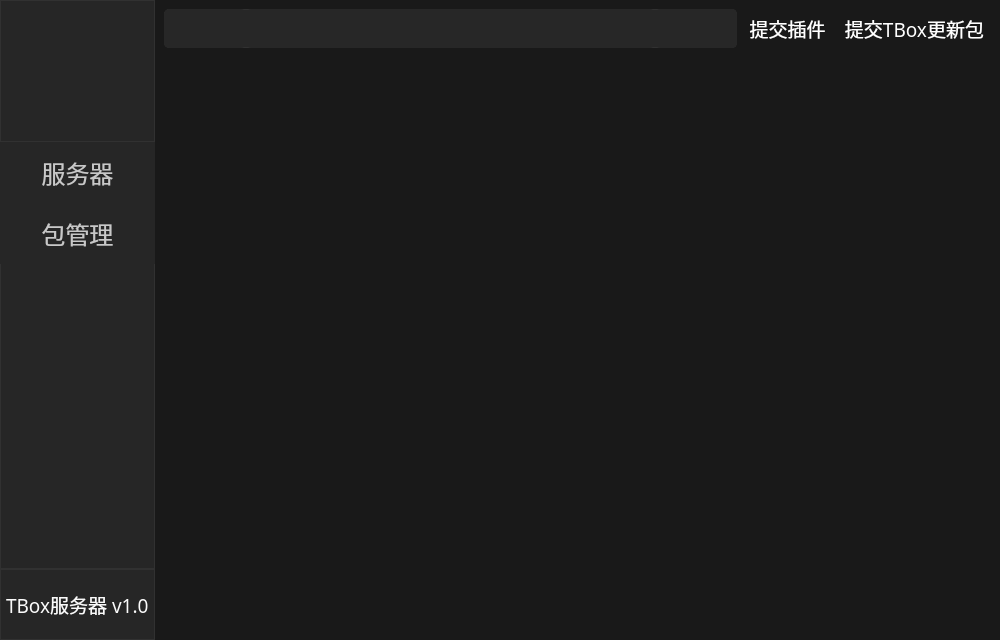
<?xml version="1.0" encoding="UTF-8"?>
<ui version="4.0">
 <class>Widget</class>
 <widget class="QWidget" name="Widget">
  <property name="geometry">
   <rect>
    <x>0</x>
    <y>0</y>
    <width>1000</width>
    <height>640</height>
   </rect>
  </property>
  <property name="windowTitle">
   <string>TBox服务器</string>
  </property>
  <property name="styleSheet">
   <string notr="true">QWidget{
	background-color: rgb(38, 38, 38);
}
QScrollBar:vertical{
	border: none;
	width:8px;
	margin: 0 0 0 0;
	background: transparent;
}
QScrollBar::handle:vertical{
	background: rgb(200, 200, 200);
	border-radius:4px;
}
QScrollBar::handle:vertical:hover{
	background: rgb(240, 240, 240);
	border-radius:4px;
}
QScrollBar::handle:vertical:pressed{
	background: rgb(255, 120, 10);
	border-radius:4px;
}
QScrollBar::add-page,QScrollBar::sub-page:vertical{
	background: transparent;
}
QScrollBar::add-line,QScrollBar::sub-line:vertical{
	background: transparent;
}
QScrollBar:horizontal{
	border: none;
	height:8px;
	margin: 0 0 0 0;
	background: transparent;
}
QScrollBar::handle:horizontal{
	background: rgb(200, 200, 200);
	border-radius:4px;
}
QScrollBar::handle:horizontal:hover{
	background: rgb(240, 240, 240);
	border-radius:4px;
}
QScrollBar::handle:horizontal:pressed{
	background: rgb(255, 120, 10);
	border-radius:4px;
}
QScrollBar::add-page,QScrollBar::sub-page:horizontal{
	background: transparent;
}
QScrollBar::add-line,QScrollBar::sub-line:horizontal{
	background: transparent;
}</string>
  </property>
  <layout class="QHBoxLayout" name="horizontalLayout" stretch="1,15">
   <property name="spacing">
    <number>0</number>
   </property>
   <property name="leftMargin">
    <number>0</number>
   </property>
   <property name="topMargin">
    <number>0</number>
   </property>
   <property name="rightMargin">
    <number>0</number>
   </property>
   <property name="bottomMargin">
    <number>0</number>
   </property>
   <item>
    <widget class="QWidget" name="sideWidget" native="true">
     <property name="styleSheet">
      <string notr="true">QWidget{
	border:1px solid rgb(49,49,49);
}
QLabel{
	color: rgb(250, 250, 250);
}</string>
     </property>
     <layout class="QVBoxLayout" name="verticalLayout_2" stretch="2,6,1">
      <property name="spacing">
       <number>0</number>
      </property>
      <property name="leftMargin">
       <number>0</number>
      </property>
      <property name="topMargin">
       <number>0</number>
      </property>
      <property name="rightMargin">
       <number>0</number>
      </property>
      <property name="bottomMargin">
       <number>0</number>
      </property>
      <item>
       <widget class="QToolButton" name="logoButton">
        <property name="sizePolicy">
         <sizepolicy hsizetype="Preferred" vsizetype="Preferred">
          <horstretch>0</horstretch>
          <verstretch>0</verstretch>
         </sizepolicy>
        </property>
        <property name="text">
         <string/>
        </property>
        <property name="icon">
         <iconset resource="res.qrc">
          <normaloff>:/resource/logo.png</normaloff>:/resource/logo.png</iconset>
        </property>
        <property name="iconSize">
         <size>
          <width>120</width>
          <height>120</height>
         </size>
        </property>
        <property name="autoRaise">
         <bool>true</bool>
        </property>
       </widget>
      </item>
      <item>
       <widget class="QWidget" name="buttons" native="true">
        <property name="styleSheet">
         <string notr="true">QPushButton{
	border:none;
	color: rgb(200, 200, 200);
}
QPushButton:hover{
	border:none;
	color: rgb(220, 220, 220);
}
QPushButton:disabled{
	color:rgb(250,250,250);
	background-color:rgb(64,64,64);
	border-left:2px solid rgb(0,129,255);
	border-top-right-radius:5px;
	border-bottom-right-radius:5px;
}</string>
        </property>
        <layout class="QVBoxLayout" name="verticalLayout_3" stretch="1,1,5">
         <property name="spacing">
          <number>0</number>
         </property>
         <property name="leftMargin">
          <number>0</number>
         </property>
         <property name="topMargin">
          <number>0</number>
         </property>
         <property name="rightMargin">
          <number>0</number>
         </property>
         <property name="bottomMargin">
          <number>0</number>
         </property>
         <item>
          <widget class="QPushButton" name="serveButton">
           <property name="sizePolicy">
            <sizepolicy hsizetype="Preferred" vsizetype="Preferred">
             <horstretch>0</horstretch>
             <verstretch>0</verstretch>
            </sizepolicy>
           </property>
           <property name="font">
            <font>
             <family>宋体</family>
             <pointsize>18</pointsize>
            </font>
           </property>
           <property name="text">
            <string>服务器</string>
           </property>
          </widget>
         </item>
         <item>
          <widget class="QPushButton" name="manageButton">
           <property name="sizePolicy">
            <sizepolicy hsizetype="Preferred" vsizetype="Preferred">
             <horstretch>0</horstretch>
             <verstretch>0</verstretch>
            </sizepolicy>
           </property>
           <property name="font">
            <font>
             <family>宋体</family>
             <pointsize>18</pointsize>
            </font>
           </property>
           <property name="text">
            <string>包管理</string>
           </property>
          </widget>
         </item>
         <item>
          <spacer name="verticalSpacer">
           <property name="orientation">
            <enum>Qt::Vertical</enum>
           </property>
           <property name="sizeHint" stdset="0">
            <size>
             <width>20</width>
             <height>40</height>
            </size>
           </property>
          </spacer>
         </item>
        </layout>
       </widget>
      </item>
      <item>
       <widget class="QLabel" name="label">
        <property name="font">
         <font>
          <family>宋体</family>
          <pointsize>14</pointsize>
         </font>
        </property>
        <property name="text">
         <string>TBox服务器 v1.0</string>
        </property>
       </widget>
      </item>
     </layout>
    </widget>
   </item>
   <item>
    <widget class="QStackedWidget" name="stackedWidget">
     <property name="styleSheet">
      <string notr="true">background-color: rgb(25, 25, 25);</string>
     </property>
     <property name="currentIndex">
      <number>1</number>
     </property>
     <widget class="QWidget" name="page">
      <property name="styleSheet">
       <string notr="true">QLabel{
	color: rgba(250, 250, 250, 250);
}
QTextEdit{
	border:none;
	color: rgb(250, 250, 250);
	background-color: rgb(39, 39, 39);
	selection-color: rgb(39, 39, 39);
	selection-background-color: rgba(250, 250, 250, 250);
}</string>
      </property>
      <layout class="QVBoxLayout" name="verticalLayout">
       <item>
        <widget class="QFrame" name="frame">
         <property name="frameShape">
          <enum>QFrame::StyledPanel</enum>
         </property>
         <property name="frameShadow">
          <enum>QFrame::Raised</enum>
         </property>
         <layout class="QGridLayout" name="gridLayout_2">
          <item row="1" column="3">
           <widget class="QToolButton" name="closeButton">
            <property name="sizePolicy">
             <sizepolicy hsizetype="Preferred" vsizetype="Preferred">
              <horstretch>0</horstretch>
              <verstretch>0</verstretch>
             </sizepolicy>
            </property>
            <property name="font">
             <font>
              <family>楷体</family>
              <pointsize>14</pointsize>
             </font>
            </property>
            <property name="styleSheet">
             <string notr="true">QToolButton{
	border-radius:5px;
	color: rgb(250, 250, 250);
	background-color: rgb(255, 85, 0);
}
QToolButton:hover{
	border-radius:5px;
	color: rgb(250, 250, 250);
	background-color: rgb(255, 0, 0);
}</string>
            </property>
            <property name="text">
             <string>关闭服务器</string>
            </property>
            <property name="autoRaise">
             <bool>true</bool>
            </property>
           </widget>
          </item>
          <item row="0" column="3">
           <widget class="QToolButton" name="openButton">
            <property name="sizePolicy">
             <sizepolicy hsizetype="Preferred" vsizetype="Preferred">
              <horstretch>0</horstretch>
              <verstretch>0</verstretch>
             </sizepolicy>
            </property>
            <property name="font">
             <font>
              <family>楷体</family>
              <pointsize>14</pointsize>
             </font>
            </property>
            <property name="styleSheet">
             <string notr="true">QToolButton{
	border-radius:5px;
	color: rgb(250, 250, 250);
	background-color: rgb(5, 160, 255);
}
QToolButton:hover{
	border-radius:5px;
	color: rgb(250, 250, 250);
	background-color: rgb(10, 222, 255);
}</string>
            </property>
            <property name="text">
             <string>开启服务器</string>
            </property>
            <property name="autoRaise">
             <bool>true</bool>
            </property>
           </widget>
          </item>
          <item row="0" column="0">
           <widget class="QLabel" name="label_9">
            <property name="font">
             <font>
              <family>楷体</family>
              <pointsize>16</pointsize>
             </font>
            </property>
            <property name="text">
             <string>IP地址</string>
            </property>
           </widget>
          </item>
          <item row="1" column="0">
           <widget class="QLabel" name="label_10">
            <property name="font">
             <font>
              <family>楷体</family>
              <pointsize>16</pointsize>
             </font>
            </property>
            <property name="text">
             <string>端口号</string>
            </property>
           </widget>
          </item>
          <item row="0" column="1">
           <widget class="QLineEdit" name="ipLineEdit">
            <property name="font">
             <font>
              <family>楷体</family>
              <pointsize>16</pointsize>
             </font>
            </property>
            <property name="styleSheet">
             <string notr="true">color: rgb(250, 250, 250);
selection-background-color: rgb(250, 250, 250);
selection-color: rgb(39, 39, 39);</string>
            </property>
            <property name="text">
             <string>any</string>
            </property>
            <property name="readOnly">
             <bool>true</bool>
            </property>
           </widget>
          </item>
          <item row="1" column="1">
           <widget class="QLineEdit" name="portLineEdit">
            <property name="font">
             <font>
              <family>楷体</family>
              <pointsize>16</pointsize>
             </font>
            </property>
            <property name="styleSheet">
             <string notr="true">color: rgb(250, 250, 250);
selection-background-color: rgb(250, 250, 250);
selection-color: rgb(39, 39, 39);</string>
            </property>
           </widget>
          </item>
          <item row="0" column="2">
           <spacer name="horizontalSpacer_2">
            <property name="orientation">
             <enum>Qt::Horizontal</enum>
            </property>
            <property name="sizeHint" stdset="0">
             <size>
              <width>40</width>
              <height>20</height>
             </size>
            </property>
           </spacer>
          </item>
         </layout>
        </widget>
       </item>
       <item>
        <widget class="QLabel" name="label_7">
         <property name="font">
          <font>
           <family>楷体</family>
           <pointsize>26</pointsize>
          </font>
         </property>
         <property name="text">
          <string>日志</string>
         </property>
        </widget>
       </item>
       <item>
        <widget class="QTextEdit" name="textEdit">
         <property name="font">
          <font>
           <family>楷体</family>
           <pointsize>14</pointsize>
          </font>
         </property>
         <property name="styleSheet">
          <string notr="true"/>
         </property>
         <property name="readOnly">
          <bool>true</bool>
         </property>
         <property name="html">
          <string>&lt;!DOCTYPE HTML PUBLIC &quot;-//W3C//DTD HTML 4.0//EN&quot; &quot;http://www.w3.org/TR/REC-html40/strict.dtd&quot;&gt;
&lt;html&gt;&lt;head&gt;&lt;meta name=&quot;qrichtext&quot; content=&quot;1&quot; /&gt;&lt;style type=&quot;text/css&quot;&gt;
p, li { white-space: pre-wrap; }
&lt;/style&gt;&lt;/head&gt;&lt;body style=&quot; font-family:'楷体'; font-size:14pt; font-weight:400; font-style:normal;&quot;&gt;
&lt;p style=&quot;-qt-paragraph-type:empty; margin-top:0px; margin-bottom:0px; margin-left:0px; margin-right:0px; -qt-block-indent:0; text-indent:0px; font-family:'楷体'; font-size:12pt;&quot;&gt;&lt;br /&gt;&lt;/p&gt;&lt;/body&gt;&lt;/html&gt;</string>
         </property>
        </widget>
       </item>
      </layout>
     </widget>
     <widget class="QWidget" name="page_2">
      <property name="styleSheet">
       <string notr="true">QLabel{
	color: rgb(250, 250, 250);
}</string>
      </property>
      <layout class="QGridLayout" name="gridLayout" rowstretch="1,15">
       <item row="0" column="0">
        <widget class="QWidget" name="widget" native="true">
         <property name="styleSheet">
          <string notr="true">QWidget{
	border:1px solid rgb(49,49,49);
	background-color: rgb(39, 39, 39);
	border-radius:5px;
}
QToolButton{
	border:none;
}
QLineEdit{
	border:none;
	color: rgb(250, 250, 250);
	selection-background-color: rgb(250, 250, 250);
	selection-color: rgb(39, 39, 39);
}
</string>
         </property>
         <layout class="QHBoxLayout" name="horizontalLayout_3" stretch="1,5,1">
          <property name="spacing">
           <number>0</number>
          </property>
          <property name="leftMargin">
           <number>0</number>
          </property>
          <property name="topMargin">
           <number>0</number>
          </property>
          <property name="rightMargin">
           <number>0</number>
          </property>
          <property name="bottomMargin">
           <number>0</number>
          </property>
          <item>
           <widget class="QToolButton" name="findButton">
            <property name="sizePolicy">
             <sizepolicy hsizetype="Preferred" vsizetype="Preferred">
              <horstretch>0</horstretch>
              <verstretch>0</verstretch>
             </sizepolicy>
            </property>
            <property name="styleSheet">
             <string notr="true"/>
            </property>
            <property name="text">
             <string/>
            </property>
            <property name="icon">
             <iconset resource="res.qrc">
              <normaloff>:/resource/find.png</normaloff>:/resource/find.png</iconset>
            </property>
           </widget>
          </item>
          <item>
           <widget class="QLineEdit" name="lineEdit">
            <property name="sizePolicy">
             <sizepolicy hsizetype="Preferred" vsizetype="Preferred">
              <horstretch>0</horstretch>
              <verstretch>0</verstretch>
             </sizepolicy>
            </property>
            <property name="font">
             <font>
              <family>楷体</family>
              <pointsize>12</pointsize>
             </font>
            </property>
           </widget>
          </item>
          <item>
           <widget class="QToolButton" name="clearButton">
            <property name="sizePolicy">
             <sizepolicy hsizetype="Preferred" vsizetype="Preferred">
              <horstretch>0</horstretch>
              <verstretch>0</verstretch>
             </sizepolicy>
            </property>
            <property name="styleSheet">
             <string notr="true"/>
            </property>
            <property name="text">
             <string/>
            </property>
            <property name="icon">
             <iconset resource="res.qrc">
              <normaloff>:/resource/clear.png</normaloff>:/resource/clear.png</iconset>
            </property>
            <property name="iconSize">
             <size>
              <width>20</width>
              <height>20</height>
             </size>
            </property>
           </widget>
          </item>
         </layout>
        </widget>
       </item>
       <item row="0" column="1">
        <widget class="QToolButton" name="addButton">
         <property name="sizePolicy">
          <sizepolicy hsizetype="Preferred" vsizetype="Preferred">
           <horstretch>0</horstretch>
           <verstretch>0</verstretch>
          </sizepolicy>
         </property>
         <property name="font">
          <font>
           <family>楷体</family>
           <pointsize>14</pointsize>
          </font>
         </property>
         <property name="styleSheet">
          <string notr="true">QToolButton{
	color: rgb(255, 255, 255);
	border-radius:5px;
}
QToolButton:hover{
	color: rgb(255, 255, 255);
	border-radius:5px;
	border:1px solid rgb(150,150,150);
}
QToolButton:pressed{
	color: rgb(255, 255, 255);
	border-radius:5px;
	border:1px solid rgb(200,200,200);
}</string>
         </property>
         <property name="text">
          <string>提交插件</string>
         </property>
         <property name="iconSize">
          <size>
           <width>30</width>
           <height>30</height>
          </size>
         </property>
        </widget>
       </item>
       <item row="0" column="2">
        <widget class="QToolButton" name="addButton_2">
         <property name="sizePolicy">
          <sizepolicy hsizetype="Preferred" vsizetype="Preferred">
           <horstretch>0</horstretch>
           <verstretch>0</verstretch>
          </sizepolicy>
         </property>
         <property name="font">
          <font>
           <family>楷体</family>
           <pointsize>14</pointsize>
          </font>
         </property>
         <property name="styleSheet">
          <string notr="true">QToolButton{
	color: rgb(255, 255, 255);
	border-radius:5px;
}
QToolButton:hover{
	color: rgb(255, 255, 255);
	border-radius:5px;
	border:1px solid rgb(150,150,150);
}
QToolButton:pressed{
	color: rgb(255, 255, 255);
	border-radius:5px;
	border:1px solid rgb(200,200,200);
}</string>
         </property>
         <property name="text">
          <string>提交TBox更新包</string>
         </property>
        </widget>
       </item>
       <item row="1" column="0" colspan="3">
        <widget class="QListWidget" name="listWidget">
         <property name="styleSheet">
          <string notr="true">QListWidget{
	background:transparent;
	border:none;
}
QListWidget::item:hover{
	background-color:rgb(64,64,64);
	border-radius:5px;
}</string>
         </property>
        </widget>
       </item>
      </layout>
     </widget>
    </widget>
   </item>
  </layout>
 </widget>
 <resources>
  <include location="res.qrc"/>
 </resources>
 <connections/>
</ui>
